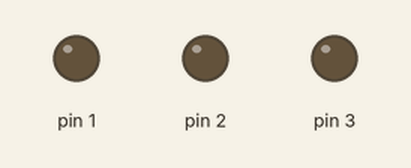
This sketch was run on a simulated Arduino Uno, built with avr-gcc and run on an emulated ATmega328P. Parts: output pins drawn as LEDs (lit = HIGH).

Above: at 0.3 s.
At 1.5 s:
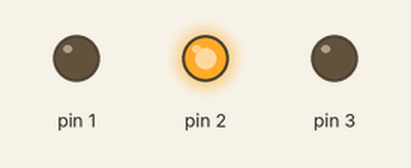
At 2.1 s:
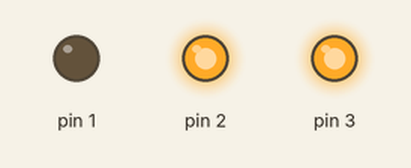
At 2.7 s:
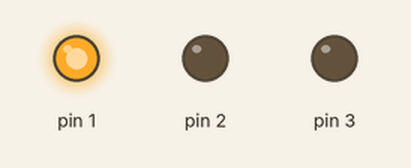
At 3.9 s:
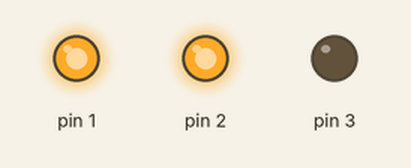
At 5.7 s:
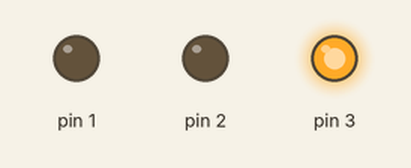
Timing chart, 0 to 6.2 s (numbered marks = the images above):
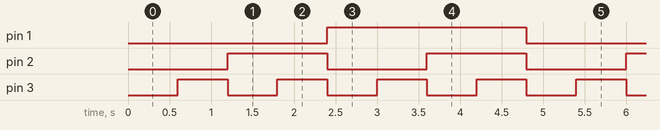

Measured:
- by itself, pin 1: alternates HIGH for 2.4 s and LOW for 2.4 s
- by itself, pin 2: alternates HIGH for 1.2 s and LOW for 1.2 s
- by itself, pin 3: alternates HIGH for 0.60 s and LOW for 0.60 s

The sketch:

BT4.ino
```cpp
const int black = 0;
const int red = 1;
const int green = 2;
const int blue = 3;
const int yellow = 4;
const int cyan = 5;
const int magenta = 6;
const int white = 7;


void setup() {
    pinMode(3,OUTPUT);
    pinMode(2,OUTPUT);
    pinMode(1,OUTPUT);
}

void loop() {
  for (int i = black; i<= white;i++)
  {
      display (i);delay(600);
  }
}
void display(int color){
  switch(color){
    case black : digitalWrite(1,0);
                  digitalWrite(2,0);
                  digitalWrite(3,0);
                  break;
    case red : digitalWrite(1,0);
               digitalWrite(2,0);
               digitalWrite(3 ,1);
                  break;
    case green : digitalWrite(1,0);
               digitalWrite(2,1);
               digitalWrite(3 ,0);
                  break;
    case blue : digitalWrite(1,0);
               digitalWrite(2,1);
               digitalWrite(3 ,1);
                  break;
    case yellow : digitalWrite(1,1);
               digitalWrite(2,0);
               digitalWrite(3 ,0);
                  break;
    case cyan : digitalWrite(1,1);
               digitalWrite(2,0);
               digitalWrite(3 ,1);
                  break;
    case magenta : digitalWrite(1,1);
               digitalWrite(2,1);
               digitalWrite(3 ,0);
                  break;
    case white : digitalWrite(1,1);
               digitalWrite(2,1);
               digitalWrite(3 ,1);
                  break;

    }

}
```
